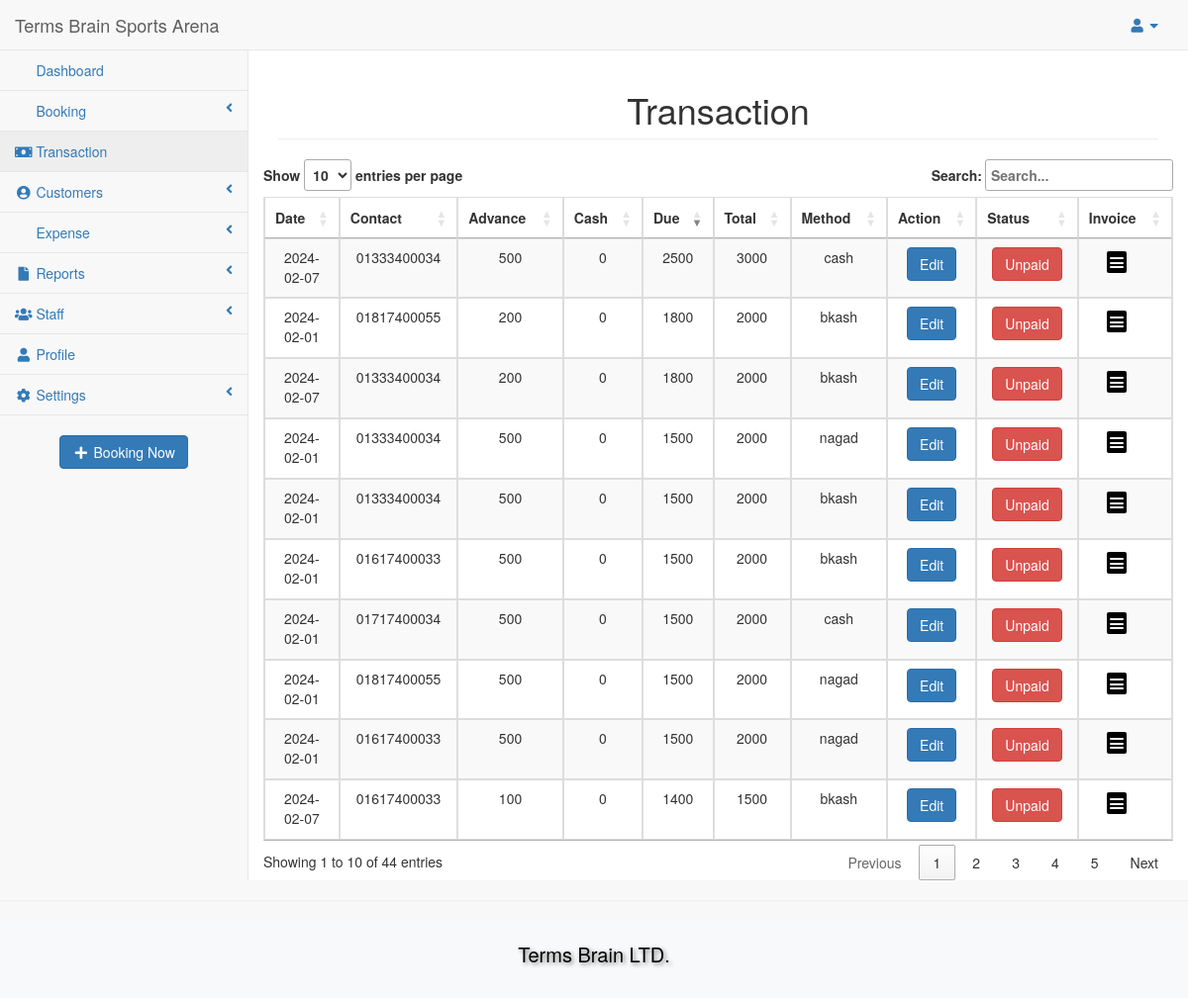
/transaction.php (signed in), run on the app's committed database.
### tables this page shows
CREATE TABLE `setting` (
  `id` int(11) NOT NULL,
  `brand` varchar(255) DEFAULT NULL,
  `logo` varchar(255) DEFAULT NULL,
  `favicon` varchar(255) DEFAULT NULL,
  `email` varchar(255) DEFAULT NULL,
  `phone` varchar(255) DEFAULT NULL,
  `social` varchar(255) DEFAULT NULL,
  `location` varchar(255) DEFAULT NULL,
  `created_at` timestamp NOT NULL DEFAULT current_timestamp(),
  `updated_at` datetime DEFAULT current_timestamp() ON UPDATE current_timestamp()
);

CREATE TABLE `transaction` (
  `id` int(11) NOT NULL,
  `user_id` int(11) DEFAULT NULL,
  `method` varchar(255) DEFAULT NULL,
  `advance` int(11) DEFAULT NULL,
  `due` int(11) DEFAULT NULL,
  `cash` int(11) DEFAULT NULL,
  `total` int(11) DEFAULT NULL,
  `status` int(11) DEFAULT NULL,
  `created_at` timestamp NOT NULL DEFAULT current_timestamp(),
  `updated_at` datetime DEFAULT current_timestamp() ON UPDATE current_timestamp()
);

CREATE TABLE `customers` (
  `id` int(11) NOT NULL,
  `name` varchar(255) DEFAULT NULL,
  `phone` varchar(14) DEFAULT NULL,
  `created_at` timestamp NOT NULL DEFAULT current_timestamp(),
  `updated_at` datetime DEFAULT current_timestamp() ON UPDATE current_timestamp()
);

### transaction.php (the view, shortened to what this page needs)
<?php
include 'connection.php';
include_once('includes/header.php');
?>
<link rel="stylesheet" href="https://cdnjs.cloudflare.com/ajax/libs/font-awesome/5.15.3/css/all.min.css" />
<div id="page-wrapper">
    <div class="row">
        <div class="col-lg-12">
            <h1 class="page-header">Transaction</h1>
        </div>
    </div>
    <div class="row">
        <div class="table-responsive">
            <table id="yourTableID" class="table table-striped table-bordered" cellspacing="0" width="100%">
                <thead>
                    <th>Date</th>
                    <th>Contact</th>
                    <th>Advance</th>
                    <th>Cash</th>
                    <th>Due</th>
                    <th>Total</th>
                    <th>Method</th>
                    <th>Action</th>
                    <th>Status</th>
                    <th>Invoice</th>
                </thead>
                <tbody>
                    <?php
                    $query = "SELECT transaction.*, customers.phone as phone
                    FROM transaction
                    LEFT JOIN customers ON transaction.user_id = customers.id
                    ORDER BY transaction.due DESC";
                    $sql = mysqli_query($conn, $query);
                    while ($row = mysqli_fetch_array($sql)) { ?>
                        <tr>
                            <td><?php
                                $temp = $row['created_at'];
                                $dates = explode(' ', $temp);
                                echo $dates[0];
                                ?></td>
                            <td><?php echo $row['phone'] ?></td>
                            <td><?php echo $row['advance'] ?></td>
                            <td><?php echo $row['cash'] ?></td>
                            <td><?php echo $row['due'] ?></td>
                            <td><?php echo $row['total'] ?></td>
                            <td><?php echo $row['method'] ?></td>
                            <td>
                                <a class="btn btn-primary" href="editTransaction.php?id=<?php echo $row['id'] ?>">Edit</a>
                            </td>
                            <td>
                                <?php
                                $buttonColor = ($row['due'] == 0) ? 'btn-success' : 'btn-danger';
                                $buttonLabel = ($row['due'] == 0) ? 'Paid' : 'Unpaid';
                                echo '<form method="post" action="">
                                            <input type="hidden" name="transactionId" value="' . $row['id'] . '">
                                            <button type="submit" class="btn ' . $buttonColor . '" name="updatestatus" ' . ($row['due'] == 0 && $row['status'] == 1 ? 'disabled' : '') . '>' . $buttonLabel . '</button>
                                        </form>';
                                ?>
                            </td>
                            <td><a style="display: inline-block; font-size: 30px; text-align: center; text-decoration: none; color: #fff; border-radius: 5px; " href="invoice.php?id=<?php echo $row['id'] ?>">
                                </a></td>
                        </tr>
                    <?php
                    }
                    ?>
                </tbody>
            </table>
        </div>
    </div>
</div>
<link rel="stylesheet" type="text/css" href="https://cdn.datatables.net/1.10.24/css/jquery.dataTables.min.css">
<link rel="stylesheet" type="text/css" href="https://cdn.datatables.net/responsive/2.2.9/css/responsive.dataTables.min.css">
<link rel="stylesheet" type="text/css" href="https://cdn.datatables.net/buttons/2.4.2/css/buttons.dataTables.min.css">
<?php include_once('includes/footer.php'); ?>

### includes/header.php (shortened to what this page needs)
<!DOCTYPE html>
<html lang="en">
<head>
    <?php
    include 'connection.php';
    $query = "SELECT * FROM setting where id=1";
    $result = mysqli_query($conn, $query);
    if ($result && $row = mysqli_fetch_assoc($result)) {
        $brand = $row['brand'];
    } else {
        $brand = "Terms Brain Turf Booking Administrator";
        $logo = "assets/uploads/logo.jpg";
        $favicon = "assets/uploads/favicon.jpg";
    }
    ?>
    <link rel="stylesheet" href="assets/css/bootstrap.min.css" />
    <link href="assets/js/metisMenu/metisMenu.min.css" rel="stylesheet">
    <link href="assets/css/booking.css" rel="stylesheet">
    <link href="assets/css/style.css" rel="stylesheet">
    <link href="assets/css/sb-admin-2.css" rel="stylesheet">
    <link href="assets/fonts/font-awesome/css/font-awesome.min.css" rel="stylesheet" type="text/css">
    <link rel="stylesheet" type="text/css" href="https://cdn.datatables.net/1.10.24/css/jquery.dataTables.css">
</head>
<body>
    <div id="wrapper">
        <nav class="navbar navbar-default navbar-static-top" role="navigation" style="margin-bottom: 0">
            <div class="navbar-header">
                <a class="navbar-brand" href="index.php"><?php echo $brand; ?></a>
            </div>
            <ul class="nav navbar-top-links navbar-right">
                <li class="dropdown">
                    <a class="dropdown-toggle" data-toggle="dropdown" href="#">
                        <i class="fa fa-user fa-fw"></i> <i class="fa fa-caret-down"></i>
                    </a>
                </li>
            </ul>
            <div class="navbar-default sidebar" role="navigation">
                <div class="sidebar-nav navbar-collapse">
                    <ul class="nav" id="side-menu">
                        <li>
                            <a href="index.php"><i class="fa fa-dashboard fa-fw"></i> Dashboard</a>
                        </li>
                        <li>
                            <a href="#"><i class="fa fa-ticket fa-fw"></i> Booking <span class="fa arrow"></span></a>
                        </li>
                        <li>
                            <a href="transaction.php"><i class="fa fa-money fa-fw"></i> Transaction</a>
                        </li>
                        <li>
                            <a href="#"><i class="fa fa-user-circle fa-fw"></i> Customers<span class="fa arrow"></span></a>
                        </li>
                        <li>
                            <a href="#"><i class="fa fa-ticket fa-fw"></i> Expense <span class="fa arrow"></span></a>
                        </li>
                        <li>
                            <a href="#"><i class="fa fa-file fa-fw"></i> Reports <span class="fa arrow"></span></a>
                        </li>
                        <li>
                            <a href="#"><i class="fa fa-users fa-fw"></i> Staff<span class="fa arrow"></span></a>
                        </li>
                        <li>
                            <a href="profile.php"><i class="fa fa-user fa-fw"></i> Profile</a>
                        </li>
                        <li>
                            <a href="#"><i class="fa fa-gear fa-fw"></i> Settings<span class="fa arrow"></span></a>
                        </li>
                    </ul>
                    <div class="text-center" style="margin-top: 20px;">
                        <a class="btn btn-primary" href="bookingManagement.php"><i class="fa fa-plus fa-fw"></i> Booking Now</a>
                    </div>
                </div>
            </div>
        </nav>
    </div>

### assets/css/booking.css (style rules this page uses)
button { background-color: #2d70aa; color: #fff; border: none; padding: 5px 10px; cursor: pointer; }

### assets/css/sb-admin-2.css (style rules this page uses)
body { background-color: #f8f8f8; }
#wrapper { width: 100%; }
#page-wrapper { padding: 0 15px; min-height: 568px; background-color: white; }
@media (min-width: 768px) { #page-wrapper { position: inherit; margin: 0 0 0 250px; padding: 0 30px; border-left: 1px solid #e7e7e7; } }
.navbar-top-links { margin-right: 0; }
.navbar-top-links li { display: inline-block; }
.navbar-top-links li:last-child { margin-right: 15px; }
.navbar-top-links li a { padding: 15px; min-height: 50px; }
.sidebar .sidebar-nav.navbar-collapse { padding-left: 0; padding-right: 0; }
.sidebar ul li { border-bottom: 1px solid #e7e7e7; }
.sidebar ul li a.active { background-color: #eeeeee; }
.sidebar .arrow { float: right; }
.sidebar .fa.arrow:before { content: "\f104"; }
@media (min-width: 768px) { .sidebar { z-index: 1; position: absolute; width: 250px; margin-top: 51px; } }

### transaction.php (style rules this page uses)
#page-wrapper { text-align: center; }
#yourTableID { margin: 0 auto; width: 80%; }

### data on the page
setting: brand "Terms Brain Sports Arena"
transaction: created_at "2024-02-07", user.phone "01333400034", advance "500", cash "0", due "2500", total "3000", method "cash", due "Unpaid"
transaction: created_at "2024-02-01", user.phone "01817400055", advance "200", cash "0", due "1800", total "2000", method "bkash", due "Unpaid"
transaction: created_at "2024-02-07", user.phone "01333400034", advance "200", cash "0", due "1800", total "2000", method "bkash", due "Unpaid"
transaction: created_at "2024-02-01", user.phone "01333400034", advance "500", cash "0", due "1500", total "2000", method "nagad", due "Unpaid"
transaction: created_at "2024-02-01", user.phone "01333400034", advance "500", cash "0", due "1500", total "2000", method "bkash", due "Unpaid"
transaction: created_at "2024-02-01", user.phone "01617400033", advance "500", cash "0", due "1500", total "2000", method "bkash", due "Unpaid"
transaction: created_at "2024-02-01", user.phone "01717400034", advance "500", cash "0", due "1500", total "2000", method "cash", due "Unpaid"
transaction: created_at "2024-02-01", user.phone "01817400055", advance "500", cash "0", due "1500", total "2000", method "nagad", due "Unpaid"
transaction: created_at "2024-02-01", user.phone "01617400033", advance "500", cash "0", due "1500", total "2000", method "nagad", due "Unpaid"
transaction: created_at "2024-02-07", user.phone "01617400033", advance "100", cash "0", due "1400", total "1500", method "bkash", due "Unpaid"
